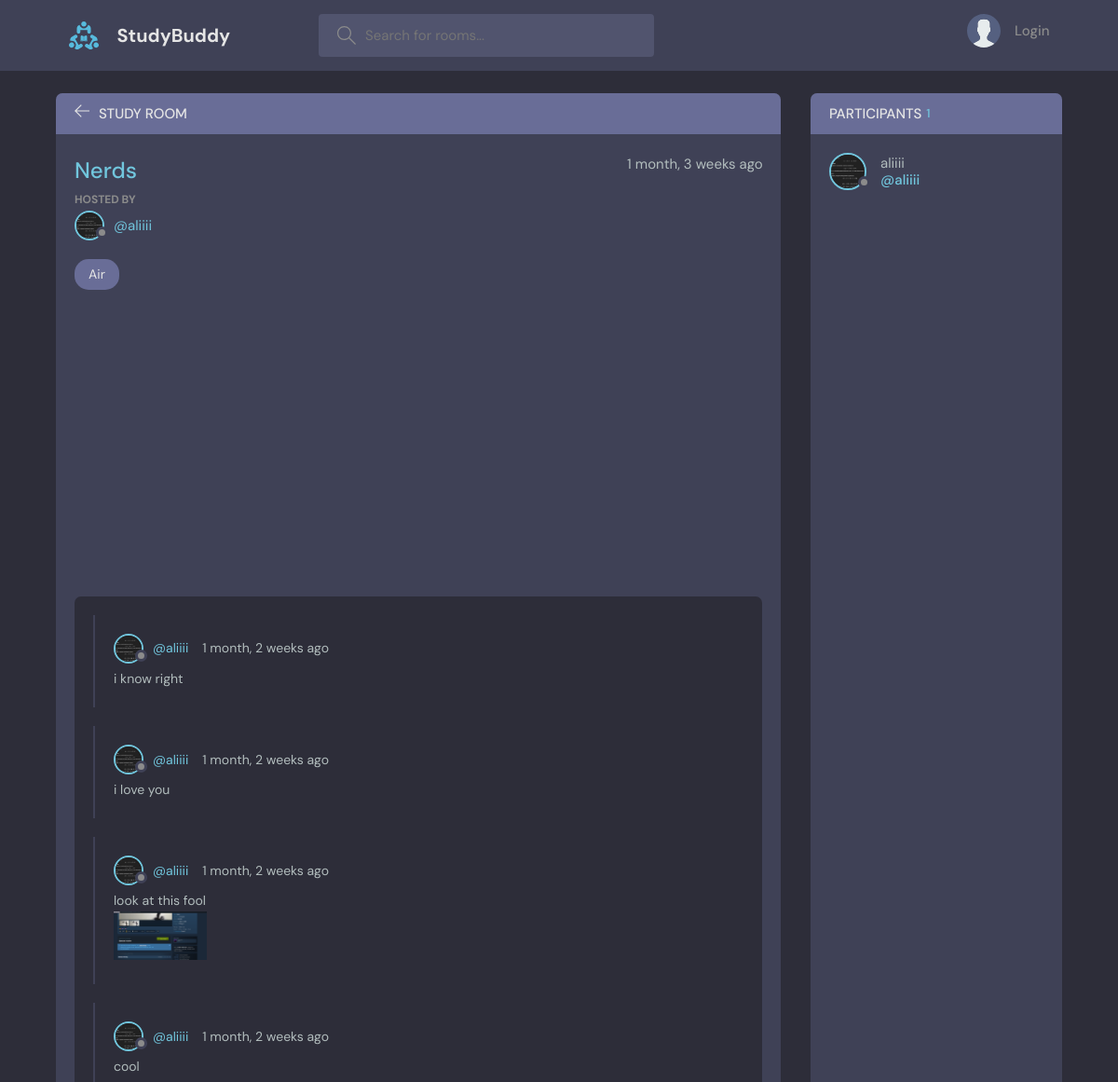
Page /room/4/ (upper part) on the earlier database version.
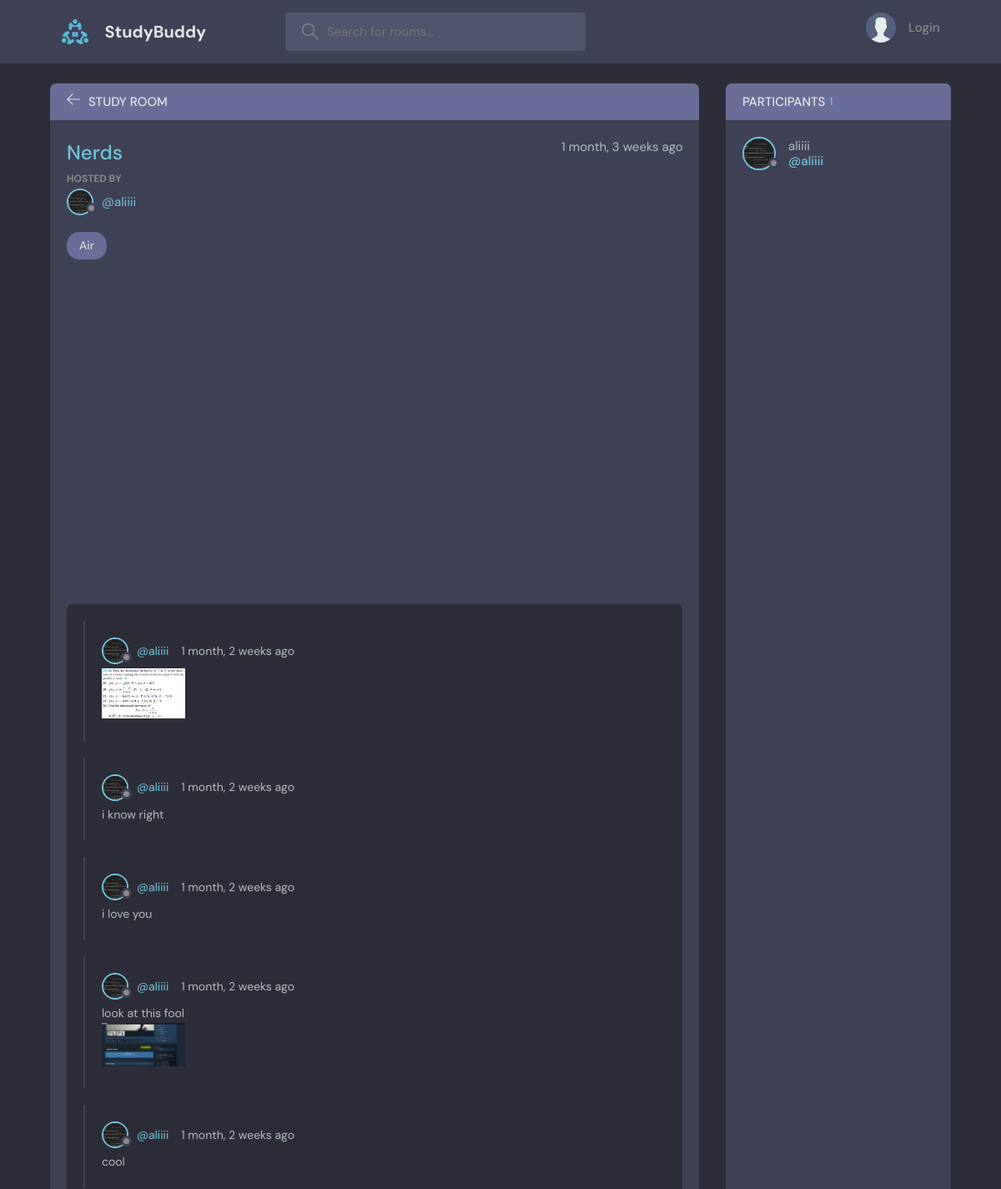
Same page on the later database version.
### base/models.py (models this page shows, shortened)
class message(models.Model):
    user = models.ForeignKey(User, on_delete=models.CASCADE)
    room = models.ForeignKey(Room, on_delete=models.CASCADE)
    body = models.TextField(blank=True,null=True)
    file = models.FileField(upload_to='uploads/',blank=True,null=True)
    updated = models.DateTimeField(auto_now=True)
    created = models.DateTimeField(auto_now_add=True)
    class Meta:
        ordering = ['-updated', '-created']

class User(AbstractUser):
    name = models.CharField(max_length=200, null=True)
    email = models.EmailField(unique=True, null=True)
    bio = models.TextField(null=True)
    avatar = models.ImageField(null=True, default="avatar.svg")
    USERNAME_FIELD = 'email'
    REQUIRED_FIELDS = []

class Room(models.Model):
    host = models.ForeignKey(User, on_delete=models.SET_NULL, null=True)
    topic = models.ForeignKey(Topic, on_delete=models.SET_NULL, null=True)
    name = models.CharField(max_length=200)
    description = models.TextField(null=True, blank=True)
    participants = models.ManyToManyField(User, related_name='participants', blank=True)
    updated = models.DateTimeField(auto_now=True)
    created = models.DateTimeField(auto_now_add=True)
    class Meta:
        ordering = ['-updated', '-created']

### base/views.py (the view)
# urls.py: path('room/<str:pk>/', views.rooms_view, name="room"),
def rooms_view(request, pk):
    room = Room.objects.get(id=pk)
    room_messages = room.message_set.all().order_by('-created')
    participants = room.participants.all()
    if request.method == 'POST':
        form = MessageForm(request.POST, request.FILES)
        if form.is_valid():
            message = form.save(commit=False)
            message.user = request.user
            message.room = room
            if request.FILES.get('file'):
                message.file = request.FILES.get('file')
            if message.body or message.file:
                print(f"Saving message with body: {message.body}, file: {message.file}")  # Debugging
                message.save()
            else:
                print("No body or file detected.")
            room.participants.add(request.user)
            return redirect('room', pk=room.id)
        else:
            print("Form errors:", form.errors)  # Debugging form errors
    else:
        form = MessageForm()
    for msg in room_messages:
        print(f"Message: {msg.body}, File: {msg.file}")
    context = {
        'room': room,
        'room_messages': room_messages,
        'participants': participants,
        'form': form
    }
    return render(request, 'base/room.html', context)

### base/forms.py (shortened to what this page needs)
class MessageForm(forms.ModelForm):
    class Meta:
        model = message
        fields = ['body', 'file']
        widgets = {
            'body': forms.TextInput(attrs={'placeholder': 'Write your message here...'}),
        }

### base/models.py (called while the page is built)
    def __str__(self):
        return self.name

### base/templates/base/room.html (shortened to what this page needs)
{% extends 'main.html' %}
{% block content %}
    <main class="profile-page layout layout--2">
      <div class="container">
        <div class="room">
          <div class="room__top">
            <div class="room__topLeft">
              <a href="{% url 'home' %}">
                <svg version="1.1" xmlns="http://www.w3.org/2000/svg" width="32" height="32" viewBox="0 0 32 32">
                  <title>arrow-left</title>
                  <path
                    d="M13.723 2.286l-13.723 13.714 13.719 13.714 1.616-1.611-10.96-10.96h27.625v-2.286h-27.625l10.965-10.965-1.616-1.607z"
                  ></path>
                </svg>
              </a>
              <h3>Study Room</h3>
            </div>
          </div>
          <div class="room__box scroll">
            <div class="room__header scroll">
              <div class="room__info">
                <h3>{{room.name}}</h3>
                <span>{{room.created|timesince}} ago</span>
              </div>
              <div class="room__hosted">
                <p>Hosted By</p>
                <a href="{% url 'user-profile' room.host.id %}" class="room__author">
                  <div class="avatar avatar--small">
                    <img src="{{room.host.avatar.url}}" />
                  </div>
                  <span>@{{room.host.username}}</span>
                </a>
              </div>
              <span class="room__topics">{{room.topic}}</span>
            </div>
            <div class="room__conversation">
              <div class="threads scroll">
                {% for message in room_messages %}
                <div class="thread">
                 <div class="thread__top">
                 <div class="thread__author">
                <a href="{% url 'user-profile' message.user.id %}" class="thread__authorInfo">
                    <div class="avatar avatar--small">
                        <img src="{{message.user.avatar.url}}" />
                    </div>
                    <span>@{{message.user.username}}</span>
                </a>
                <span class="thread__date">{{message.created|timesince}} ago</span>
            </div>
        </div>
        <div class="thread__details">
          {% if message.body %}
              <p>{{ message.body }}</p>
          {% endif %}
          {% if message.file %}
              <div class="file-link">
                  <a href="{{ message.file.url }}" target="_blank">
                      {% if message.file.url|lower|slice:"-4:" == ".jpg" or message.file.url|lower|slice:"-5:" == ".jpeg" or message.file.url|lower|slice:"-4:" == ".png" %}
                          <img src="{{ message.file.url }}" alt="Uploaded Image" style="max-width: 100px; max-height: 100px;">
                      {% else %}
                      <p><a href="{{ message.file.url }}" target="_blank">Download File</a></p>
                      {% endif %}
                  </a>
              </div>
          {% endif %}
      </div>
    </div>
{% endfor %}
              </div>
            </div>
          </div>
        </div>
        <div class="participants">
          <h3 class="participants__top">Participants <span>{{participants.count}}</span></h3>
          <div class="participants__list scroll">
            {% for user in participants %}
            <a href="{% url 'user-profile' user.id %}" class="participant">
              <div class="avatar avatar--medium">
                <img src="{{room.host.avatar.url}}" />
              </div>
              <p>
                {{user.username}}
                <span>@{{user.username}}</span>
              </p>
            </a>
            {% endfor %}
          </div>
        </div>
      </div>
    </main>
{% endblock %}

Differences in the rows shown:
added message: user.avatar (picture), user.username "aliiii", created "1 month, 2 weeks", file (picture)
